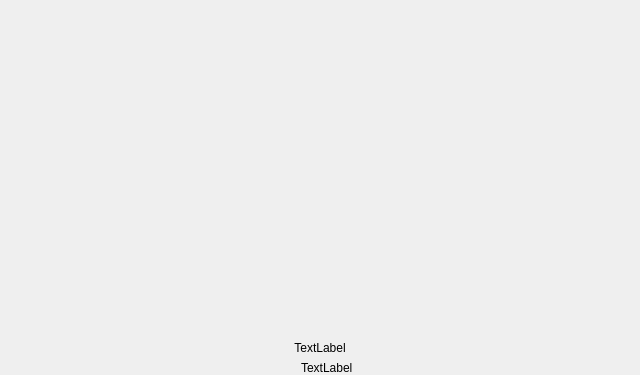
<?xml version="1.0" encoding="UTF-8"?>
<ui version="4.0">
 <class>Form</class>
 <widget class="QWidget" name="Form">
  <property name="geometry">
   <rect>
    <x>0</x>
    <y>0</y>
    <width>640</width>
    <height>375</height>
   </rect>
  </property>
  <property name="windowTitle">
   <string>Form</string>
  </property>
  <layout class="QHBoxLayout" name="horizontalLayout_2">
   <property name="leftMargin">
    <number>0</number>
   </property>
   <property name="topMargin">
    <number>0</number>
   </property>
   <property name="rightMargin">
    <number>0</number>
   </property>
   <property name="bottomMargin">
    <number>0</number>
   </property>
   <item>
    <layout class="QVBoxLayout" name="verticalLayout" stretch="1,0">
     <property name="leftMargin">
      <number>0</number>
     </property>
     <property name="topMargin">
      <number>0</number>
     </property>
     <property name="rightMargin">
      <number>0</number>
     </property>
     <property name="bottomMargin">
      <number>0</number>
     </property>
     <item>
      <widget class="QLabel" name="label">
       <property name="text">
        <string>TextLabel</string>
       </property>
       <property name="alignment">
        <set>Qt::AlignBottom|Qt::AlignHCenter</set>
       </property>
      </widget>
     </item>
     <item>
      <layout class="QHBoxLayout" name="horizontalLayout">
       <property name="leftMargin">
        <number>0</number>
       </property>
       <property name="topMargin">
        <number>0</number>
       </property>
       <property name="rightMargin">
        <number>0</number>
       </property>
       <property name="bottomMargin">
        <number>0</number>
       </property>
       <item>
        <spacer name="horizontalSpacer">
         <property name="orientation">
          <enum>Qt::Horizontal</enum>
         </property>
         <property name="sizeHint" stdset="0">
          <size>
           <width>0</width>
           <height>0</height>
          </size>
         </property>
        </spacer>
       </item>
       <item>
        <widget class="QLabel" name="value">
         <property name="sizePolicy">
          <sizepolicy hsizetype="Fixed" vsizetype="Preferred">
           <horstretch>0</horstretch>
           <verstretch>0</verstretch>
          </sizepolicy>
         </property>
         <property name="alignment">
          <set>Qt::AlignRight|Qt::AlignTrailing|Qt::AlignVCenter</set>
         </property>
        </widget>
       </item>
       <item>
        <widget class="QLabel" name="units">
         <property name="sizePolicy">
          <sizepolicy hsizetype="Fixed" vsizetype="Preferred">
           <horstretch>0</horstretch>
           <verstretch>0</verstretch>
          </sizepolicy>
         </property>
         <property name="text">
          <string>TextLabel</string>
         </property>
        </widget>
       </item>
       <item>
        <spacer name="horizontalSpacer_2">
         <property name="orientation">
          <enum>Qt::Horizontal</enum>
         </property>
         <property name="sizeHint" stdset="0">
          <size>
           <width>0</width>
           <height>0</height>
          </size>
         </property>
        </spacer>
       </item>
      </layout>
     </item>
    </layout>
   </item>
  </layout>
 </widget>
 <resources/>
 <connections/>
</ui>
